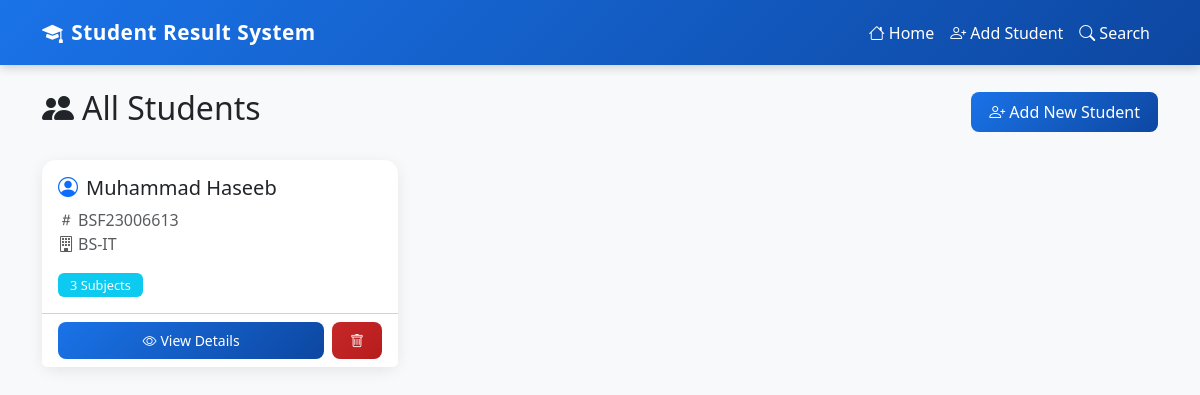
The page / on the database its author committed.
### models.py (models this page shows)
class Student(db.Model):
    id = db.Column(db.Integer, primary_key=True)
    name = db.Column(db.String(100), nullable=False)
    roll_number = db.Column(db.String(20), unique=True, nullable=False)
    class_name = db.Column(db.String(50), nullable=False)
    results = db.relationship('Result', backref='student', lazy=True)

### app.py (the view)
@app.route('/')
def index():
    students = Student.query.all()
    return render_template('index.html', students=students)

### templates/index.html (shortened to what this page needs)
{% extends 'base.html' %}
{% block content %}
<div class="d-flex justify-content-between align-items-center mb-4">
    <h2><i class="bi bi-people-fill me-2"></i>All Students</h2>
    <a href="/add_student" class="btn btn-primary">
        <i class="bi bi-person-plus me-1"></i>Add New Student
    </a>
</div>
{% if students %}
<div class="row">
    {% for student in students %}
    <div class="col-md-4 mb-4">
        <div class="card h-100">
            <div class="card-body">
                <h5 class="card-title">
                    <i class="bi bi-person-circle me-2 text-primary"></i>{{ student.name }}
                </h5>
                <p class="card-text text-muted">
                    <i class="bi bi-hash me-1"></i>{{ student.roll_number }}<br>
                    <i class="bi bi-building me-1"></i>{{ student.class_name }}
                </p>
                <p class="card-text">
                    <span class="badge bg-info">
                        {{ student.results|length }} Subjects
                    </span>
                </p>
            </div>
            <div class="card-footer bg-white d-flex gap-2">
                <a href="/student/{{ student.id }}" class="btn btn-primary btn-sm w-100">
                    <i class="bi bi-eye me-1"></i>View Details
                </a>
                <a href="/delete_student/{{ student.id }}" class="btn btn-danger btn-sm"
                   onclick="return confirm('Are you sure you want to delete this student?')">
                    <i class="bi bi-trash"></i>
                </a>
            </div>
        </div>
    </div>
    {% endfor %}
</div>
{% endif %}
{% endblock %}

### static/css/style.css (style rules this page uses)
body { font-family: 'Segoe UI', Tahoma, Geneva, Verdana, sans-serif; background-color: #f0f4f8; }
.card { border: none !important; border-radius: 14px !important; box-shadow: 0 4px 15px rgba(0, 0, 0, 0.08) !important; transition: transform 0.2s ease, box-shadow 0.2s ease; }
.btn { border-radius: 8px !important; font-weight: 500; padding: 8px 18px; transition: all 0.2s ease; }
.btn-primary { background: linear-gradient(135deg, #1a73e8, #0d47a1) !important; border: none !important; }
.btn-danger { background: linear-gradient(135deg, #c62828, #b71c1c) !important; border: none !important; }
.badge { padding: 6px 12px; border-radius: 6px; font-size: 0.8rem; font-weight: 500; }

### templates/base.html (style rules this page uses)
body { background-color: #f8f9fa; }
.card { border: none; border-radius: 12px; box-shadow: 0 2px 10px rgba(0,0,0,0.08); }
.btn-primary { background: #1a73e8; border: none; }

### rows shown on the page
Student: name "Muhammad Haseeb", roll_number "BSF23006613", class_name "BS-IT", results|length "3"
